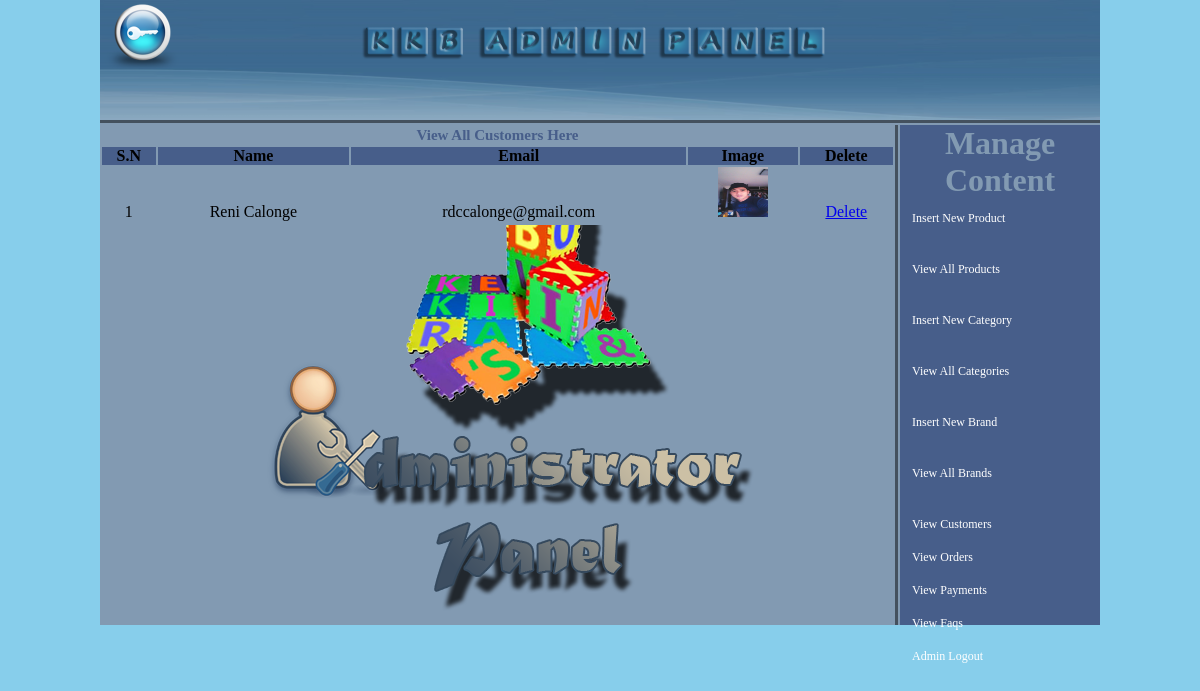
Page /admin_area/index.php?view_customers (signed in) on the committed database.
### tables this page shows
CREATE TABLE IF NOT EXISTS `customers` (
`customer_id` int(10) NOT NULL,
  `customer_ip` varchar(255) NOT NULL,
  `customer_name` text NOT NULL,
  `customer_email` varchar(100) NOT NULL,
  `customer_pass` varchar(100) NOT NULL,
  `customer_country` text NOT NULL,
  `customer_city` text NOT NULL,
  `customer_contact` varchar(255) NOT NULL,
  `customer_address` text NOT NULL,
  `customer_image` text NOT NULL
);

### admin_area/view_customers.php (the view)
<?php
if(!isset($_SESSION['user_email'])){
	echo "<script>window.open('login.php?not_admin=You are not an Admin!','_self')</script>";
}
else {
?>
<table width="795"  height="100" align="center" bgcolor="#829AB2";>
<tr align="center">
<td colspan="6"><h2>View All Customers Here</h2></td>
</tr>
<tr align="center" bgcolor="#475E8A";>
<th>S.N</th>
<th>Name</th>
<th>Email</th>
<th>Image</th>
<th>Delete</th>
</tr>
<?php
include("includes/db.php");
$get_c = "select * from customers";
$run_c = mysqli_query($con, $get_c);
$i = 0 ;
while ($row_c=mysqli_fetch_array($run_c)){
		$c_id = $row_c['customer_id'];
		$c_name = $row_c['customer_name'];
		$c_email = $row_c['customer_email'];
		$c_image = $row_c['customer_image'];
		$i++;
		?>
<tr align="center">
<td><?php echo $i;?></td>
<td><?php echo $c_name;?></td>
<td><?php echo $c_email;?></td>
<td><img src="../customer/customer_images/<?php echo $c_image;?>" width="50" height="50"/></td>
<td><a href="delete_c.php?delete_c=<?php echo $c_id;?>">Delete</a></td>
</tr>
<?php } ?>
</table>
<?php } ?>

### admin_area/styles/style.css (style rules this page uses)
html, body, div, span, applet, object, iframe, h1, h2, h3, h4, h5, h6, p, blockquote, pre, a, abbr, acronym, address, big, cite, code, del, dfn, em, img, ins, kbd, q, s, samp, small, strike, strong, sub, sup, tt, var, b, u, i, center, dl, dt, dd, ol, ul, li, fieldset, form, label, legend, table, caption, tbody, tfoot, thead, tr, th, td, article, aside, canvas, details, embed, figure, figcaption, footer, header, hgroup, menu, nav, output, ruby, section, summary, time, mark, audio, video { margin: 0; padding: 0; border: 0; vertical-align: baseline; }
body { background:skyblue; }
h2 { font-size:15px; font-family:copperplate gothic; color: #475E8A; }

### rows in the picture
customers: customer_name "Reni Calonge", customer_email "rdccalonge@gmail.com", customer_image (picture)
